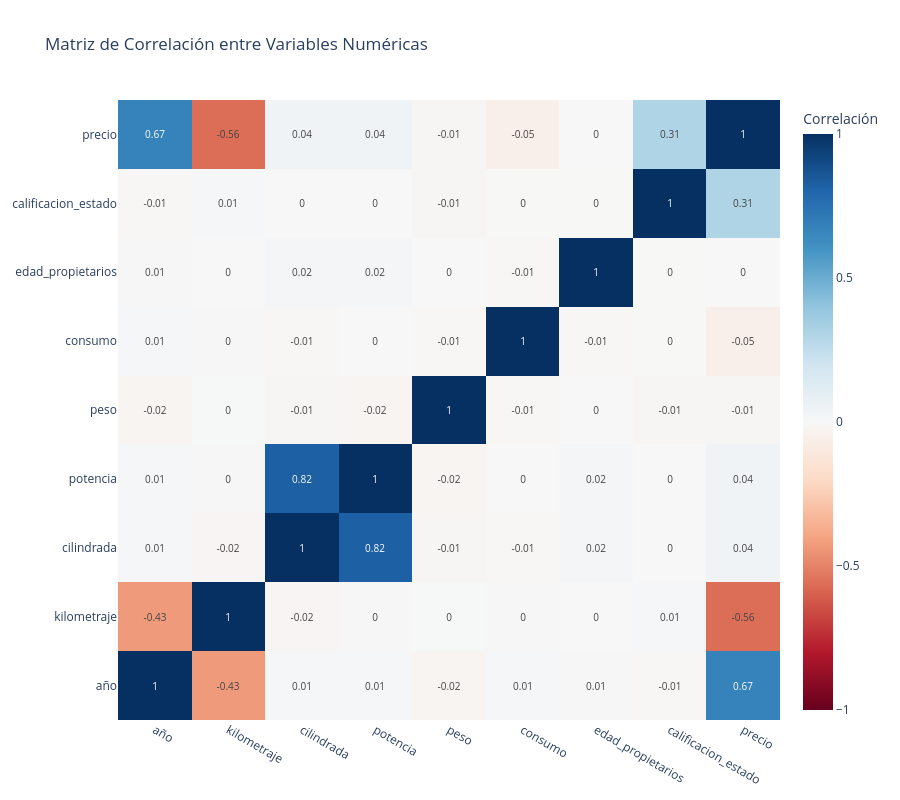

Notebook code cell kept with this figure:
### Markdown cell above
## 5. Matriz de Correlación

Analizamos las correlaciones entre variables numéricas para identificar:
- Relaciones lineales fuertes
- Posible multicolinealidad
- Variables más correlacionadas con el precio

### Code cell
# Calcular matriz de correlación
correlation_matrix = df[numeric_cols].corr()

# Visualizar con heatmap
fig = go.Figure(data=go.Heatmap(
    z=correlation_matrix.values,
    x=correlation_matrix.columns,
    y=correlation_matrix.columns,
    colorscale='RdBu',
    zmid=0,
    text=correlation_matrix.values.round(2),
    texttemplate='%{text}',
    textfont={"size": 10},
    colorbar=dict(title="Correlación")
))

fig.update_layout(
    title='Matriz de Correlación entre Variables Numéricas',
    width=900,
    height=800,
    xaxis={'side': 'bottom'}
)

fig.show()

# Correlaciones con el precio (ordenadas)
print("\nCorrelaciones con el Precio (ordenadas):")
price_corr = correlation_matrix['precio'].sort_values(ascending=False)
print(price_corr)

### Figure 1 — Plotly figure (JSON) as saved in the notebook; plotly's stock layout.template omitted (floating-point values rounded to 4 significant figures)
{"data": [{"colorbar": {"title": {"text": "Correlación"}}, "colorscale": [[0.0, "rgb(103,0,31)"], [0.1, "rgb(178,24,43)"], [0.2, "rgb(214,96,77)"], [0.3, "rgb(244,165,130)"], [0.4, "rgb(253,219,199)"], [0.5, "rgb(247,247,247)"], [0.6, "rgb(209,229,240)"], [0.7, "rgb(146,197,222)"], [0.8, "rgb(67,147,195)"], [0.9, "rgb(33,102,172)"], [1.0, "rgb(5,48,97)"]], "text": [[1.0, -0.43, 0.01, 0.01, -0.02, 0.01, 0.01, -0.01, 0.67], [-0.43, 1.0, -0.02, -0.0, 0.0, -0.0, -0.0, 0.01, -0.56], [0.01, -0.02, 1.0, 0.82, -0.01, -0.01, 0.02, -0.0, 0.04], [0.01, -0.0, 0.82, 1.0, -0.02, 0.0, 0.02, -0.0, 0.04], [-0.02, 0.0, -0.01, -0.02, 1.0, -0.01, 0.0, -0.01, -0.01], [0.01, -0.0, -0.01, 0.0, -0.01, 1.0, -0.01, -0.0, -0.05], [0.01, -0.0, 0.02, 0.02, 0.0, -0.01, 1.0, -0.0, -0.0], [-0.01, 0.01, -0.0, -0.0, -0.01, -0.0, -0.0, 1.0, 0.31], [0.67, -0.56, 0.04, 0.04, -0.01, -0.05, -0.0, 0.31, 1.0]], "textfont": {"size": 10}, "texttemplate": "%{text}", "type": "heatmap", "x": ["año", "kilometraje", "cilindrada", "potencia", "peso", "consumo", "edad_propietarios", "calificacion_estado", "precio"], "y": ["año", "kilometraje", "cilindrada", "potencia", "peso", "consumo", "edad_propietarios", "calificacion_estado", "precio"], "z": [[1.0, -0.4318, 0.01176, 0.009312, -0.02477, 0.01348, 0.007249, -0.00688, 0.6748], [-0.4318, 1.0, -0.01787, -0.003867, 0.00315, -0.004692, -0.0003116, 0.00983, -0.5617], [0.01176, -0.01787, 1.0, 0.8207, -0.01202, -0.01061, 0.0204, -0.001749, 0.04048], [0.009312, -0.003867, 0.8207, 1.0, -0.0223, 0.001791, 0.01736, -0.00204, 0.04153], [-0.02477, 0.00315, -0.01202, -0.0223, 1.0, -0.00874, 0.0005041, -0.01251, -0.01491], [0.01348, -0.004692, -0.01061, 0.001791, -0.00874, 1.0, -0.00949, -0.003071, -0.05472], [0.007249, -0.0003116, 0.0204, 0.01736, 0.0005041, -0.00949, 1.0, -0.002821, -0.0004134], [-0.00688, 0.00983, -0.001749, -0.00204, -0.01251, -0.003071, -0.002821, 1.0, 0.3071], [0.6748, -0.5617, 0.04048, 0.04153, -0.01491, -0.05472, -0.0004134, 0.3071, 1.0]], "zmid": 0}], "layout": {"height": 800, "title": {"text": "Matriz de Correlación entre Variables Numéricas"}, "width": 900, "xaxis": {"side": "bottom"}}}
